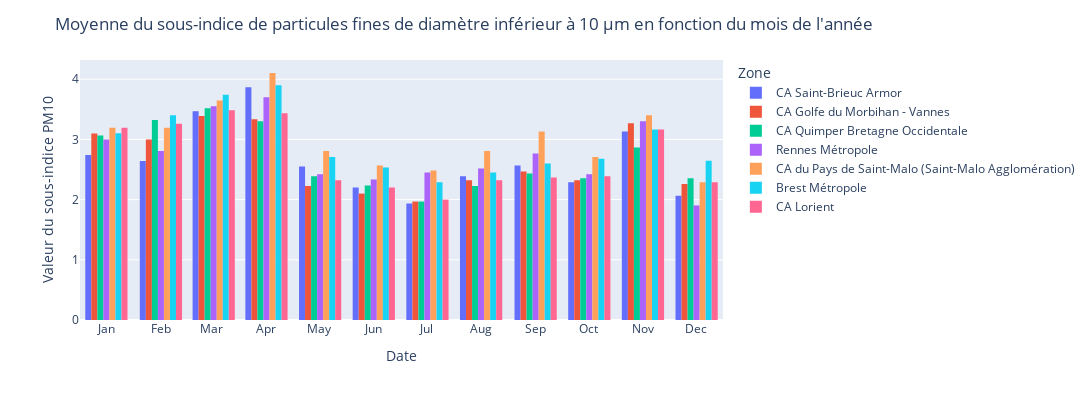

The notebook cell saved with this chart:
### Markdown cell above
Avec ce premier graphique présentant `L'évolution de la qualité de l'air` dans les 7 zones de relevés à notre disposition, on peut avancer que **le confinement à jouer un rôle sur l'amélioration de la qualité de l'air**. En effet, on observe nettement une hausse de la qualité à partir de la mi-mars, date du début du confinement.  

Cette hausse n'est pas constatée en Novembre 2020 malgré un nouveau confinement, puisqu'il a été moins 'strict' et donc la population a été moins contrainte à rester à domicile. En effet, il était toujours possible de se rendre au travail, même si le télé-travail était favorisé et les restrictions étaient moindre qu'en Mars.

### Code cell
fig_particules_pm10

### Figure 1 — Plotly figure (JSON) as saved in the notebook; plotly's stock layout.template omitted (floating-point values rounded to 4 significant figures; data arrays with more than 128 entries replaced by an {"elided": "..."} marker saying what was removed)
{"data": [{"alignmentgroup": "True", "bingroup": "x", "histfunc": "avg", "hovertemplate": "Zone=CA Saint-Brieuc Armor<br>Date=%{x}<br>avg of Valeur PM10=%{y}<extra></extra>", "legendgroup": "CA Saint-Brieuc Armor", "marker": {"color": "#636efa"}, "name": "CA Saint-Brieuc Armor", "offsetgroup": "CA Saint-Brieuc Armor", "orientation": "v", "showlegend": true, "type": "histogram", "x": {"elided": "365 str values"}, "xaxis": "x", "y": {"elided": "365 int values"}, "yaxis": "y"}, {"alignmentgroup": "True", "bingroup": "x", "histfunc": "avg", "hovertemplate": "Zone=CA Golfe du Morbihan - Vannes<br>Date=%{x}<br>avg of Valeur PM10=%{y}<extra></extra>", "legendgroup": "CA Golfe du Morbihan - Vannes", "marker": {"color": "#EF553B"}, "name": "CA Golfe du Morbihan - Vannes", "offsetgroup": "CA Golfe du Morbihan - Vannes", "orientation": "v", "showlegend": true, "type": "histogram", "x": {"elided": "365 str values"}, "xaxis": "x", "y": {"elided": "365 int values"}, "yaxis": "y"}, {"alignmentgroup": "True", "bingroup": "x", "histfunc": "avg", "hovertemplate": "Zone=CA Quimper Bretagne Occidentale<br>Date=%{x}<br>avg of Valeur PM10=%{y}<extra></extra>", "legendgroup": "CA Quimper Bretagne Occidentale", "marker": {"color": "#00cc96"}, "name": "CA Quimper Bretagne Occidentale", "offsetgroup": "CA Quimper Bretagne Occidentale", "orientation": "v", "showlegend": true, "type": "histogram", "x": {"elided": "366 str values"}, "xaxis": "x", "y": {"elided": "366 int values"}, "yaxis": "y"}, {"alignmentgroup": "True", "bingroup": "x", "histfunc": "avg", "hovertemplate": "Zone=Rennes Métropole<br>Date=%{x}<br>avg of Valeur PM10=%{y}<extra></extra>", "legendgroup": "Rennes Métropole", "marker": {"color": "#ab63fa"}, "name": "Rennes Métropole", "offsetgroup": "Rennes Métropole", "orientation": "v", "showlegend": true, "type": "histogram", "x": {"elided": "362 str values"}, "xaxis": "x", "y": {"elided": "362 int values"}, "yaxis": "y"}, {"alignmentgroup": "True", "bingroup": "x", "histfunc": "avg", "hovertemplate": "Zone=CA du Pays de Saint-Malo (Saint-Malo Agglomération)<br>Date=%{x}<br>avg of Valeur PM10=%{y}<extra></extra>", "legendgroup": "CA du Pays de Saint-Malo (Saint-Malo Agglomération)", "marker": {"color": "#FFA15A"}, "name": "CA du Pays de Saint-Malo (Saint-Malo Agglomération)", "offsetgroup": "CA du Pays de Saint-Malo (Saint-Malo Agglomération)", "orientation": "v", "showlegend": true, "type": "histogram", "x": {"elided": "363 str values"}, "xaxis": "x", "y": {"elided": "363 int values"}, "yaxis": "y"}, {"alignmentgroup": "True", "bingroup": "x", "histfunc": "avg", "hovertemplate": "Zone=Brest Métropole<br>Date=%{x}<br>avg of Valeur PM10=%{y}<extra></extra>", "legendgroup": "Brest Métropole", "marker": {"color": "#19d3f3"}, "name": "Brest Métropole", "offsetgroup": "Brest Métropole", "orientation": "v", "showlegend": true, "type": "histogram", "x": {"elided": "361 str values"}, "xaxis": "x", "y": {"elided": "361 int values"}, "yaxis": "y"}, {"alignmentgroup": "True", "bingroup": "x", "histfunc": "avg", "hovertemplate": "Zone=CA Lorient<br>Date=%{x}<br>avg of Valeur PM10=%{y}<extra></extra>", "legendgroup": "CA Lorient", "marker": {"color": "#FF6692"}, "name": "CA Lorient", "offsetgroup": "CA Lorient", "orientation": "v", "showlegend": true, "type": "histogram", "x": {"elided": "365 str values"}, "xaxis": "x", "y": {"elided": "365 int values"}, "yaxis": "y"}], "layout": {"barmode": "group", "height": 400, "legend": {"title": {"text": "Zone"}, "tracegroupgap": 0}, "margin": {"t": 60}, "title": {"text": "Moyenne du sous-indice de particules fines de diamètre inférieur à 10 μm en fonction du mois de l'année"}, "width": 1200, "xaxis": {"anchor": "y", "domain": [0, 1], "dtick": "M1", "tickformat": "%b", "title": {"text": "Date"}}, "yaxis": {"anchor": "x", "domain": [0, 1], "title": {"text": "Valeur du sous-indice PM10"}}}}
